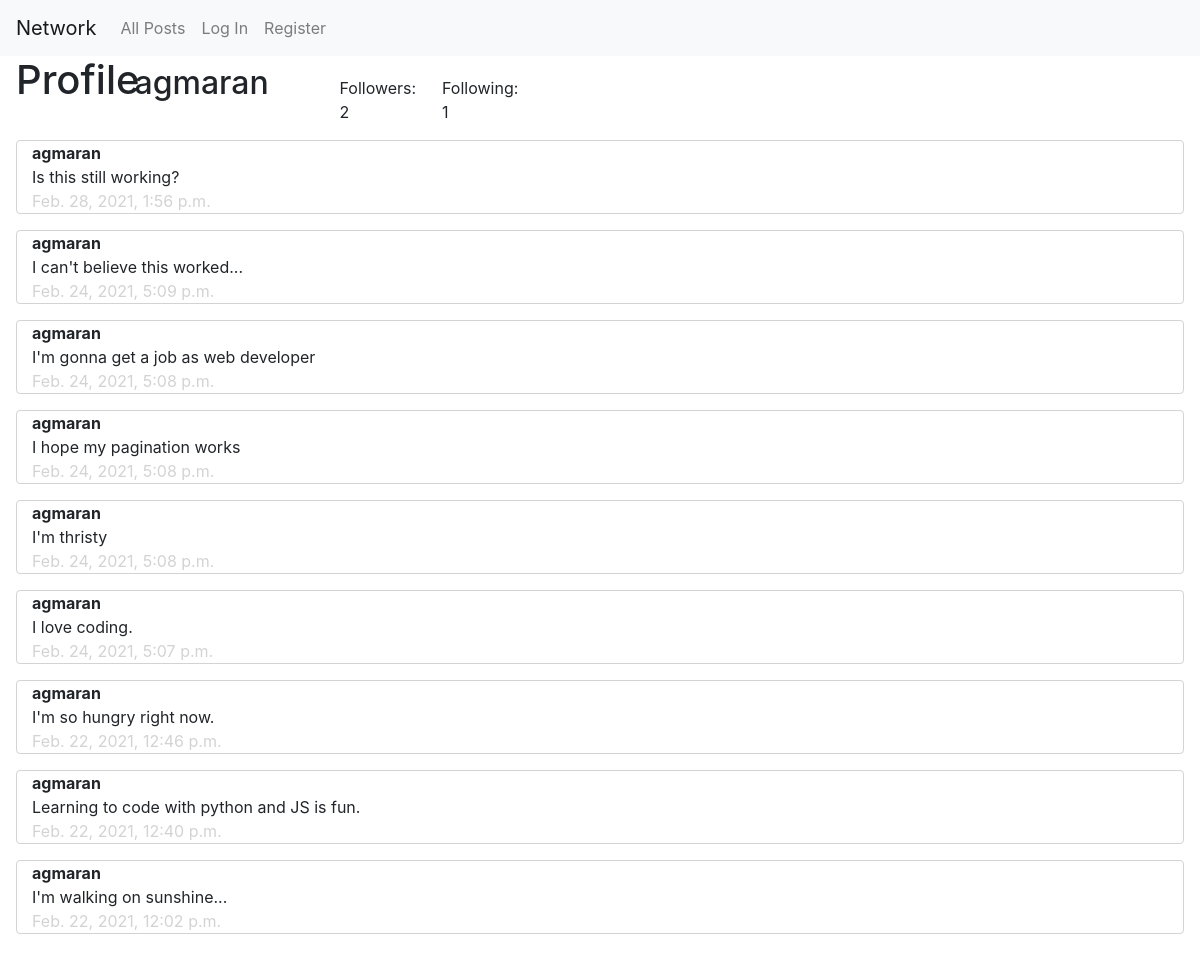
/1/agmaran/profile, run on an earlier commit of the app's database.
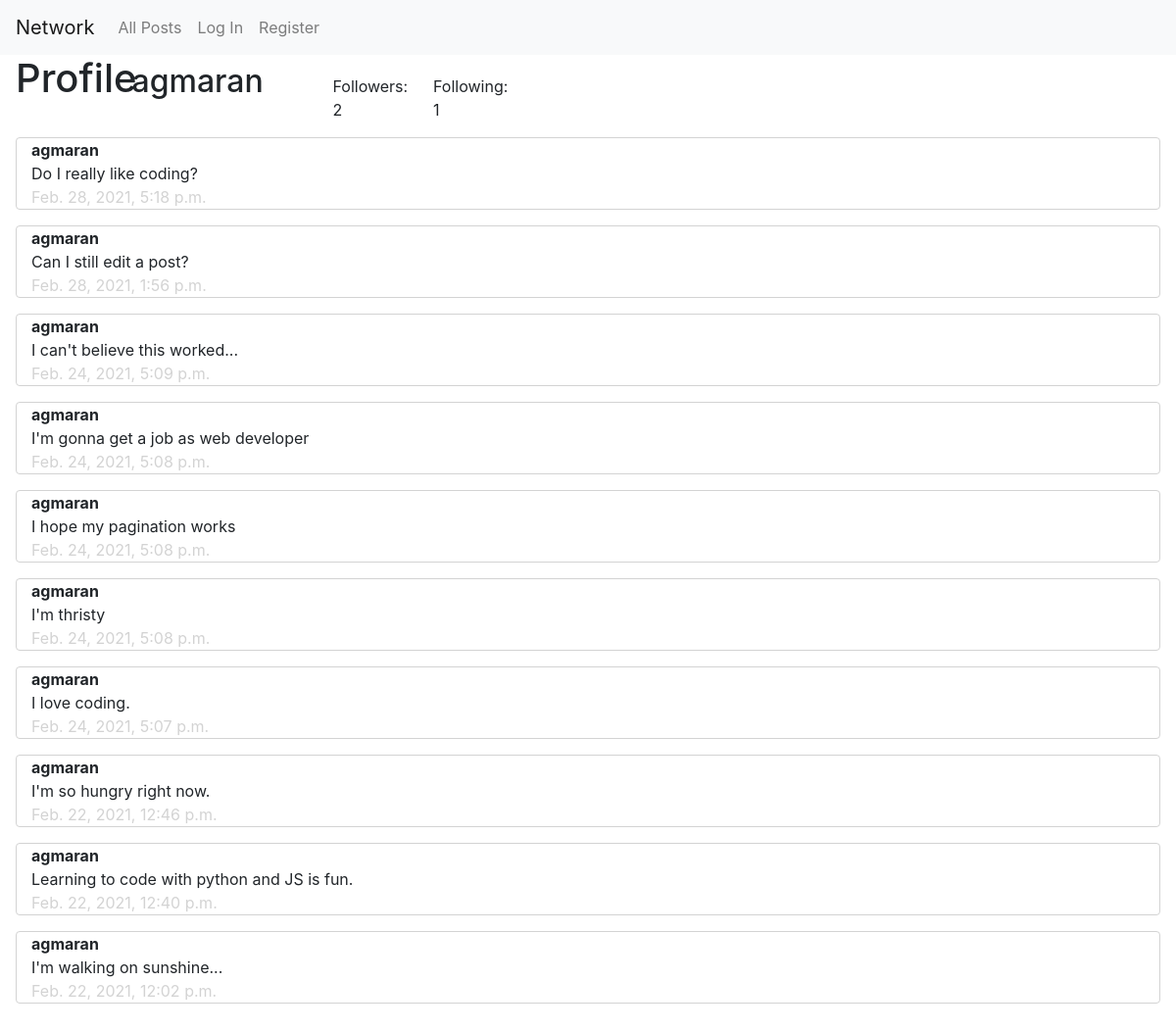
And on a later commit of the database.
### network/models.py (models this page shows, shortened)
class User(AbstractUser):
    pass

class Post(models.Model):
    poster = models.ForeignKey(
        User, on_delete=models.CASCADE, related_name="my_posts")
    content = models.TextField()
    timestamp = models.DateTimeField(auto_now_add=True)
    likes = models.ManyToManyField(
        User, related_name="liked_posts")

### network/views.py (the view)
# urls.py: path("<int:page_num>/<str:username>/profile", views.profile, name="profile"),
def profile(request, username, page_num):
    user = User.objects.get(username=username)
    followers = Follow.objects.filter(following=user)
    following = Follow.objects.filter(follower=user)
    button = "your_profile"
    if (request.user.is_authenticated):
        if (Follow.objects.filter(follower=request.user, following=user).count() == 1):
            button = "unfollow"
        elif request.user != user:
            button = "follow"
    else:
        button = "follow"
    posts = user.my_posts.all()
    posts = posts.order_by("-timestamp").all()
    post_paginator = Paginator(posts, 10)
    page = post_paginator.get_page(page_num)
    return render(request, "network/profile.html", {
        "user_profile": user,
        "followers": len(followers),
        "following": len(following),
        "page": page,
        "button": button
    })

### network/templates/network/profile.html (shortened to what this page needs)
{% extends "network/layout.html" %}
{% load static %}
{% block body %}
<div id="follow" class="row bottom">
    <h1 class="ml-3 mb-1 col-1">Profile</h1>
    <h2 class="ml-3 col-2">{{user_profile.username}}</h2>
    <div class="col-1" id="followers" data-followers={{followers}}>Followers: {{followers}}</div>
    <div class="col-1">Following: {{following}}</div>
</div>
<div id="my-posts">
    {% for post in page.object_list %}
    <div data-post={{post.id}} class="container col-12 post">
        <div class="username">{{post.poster}}</div>
        <div id="post{{post.id}}">{{post.content}}</div>
        <div class="timestamp">{{post.timestamp}}</div>
    </div>
    {% endfor %}
</div>
{% endblock %}

### network/templates/network/layout.html (shortened to what this page needs)
{% load static %}
<!DOCTYPE html>
<html lang="en">
<head>
    <link rel="stylesheet" href="https://stackpath.bootstrapcdn.com/bootstrap/4.4.1/css/bootstrap.min.css"
>
    <link rel="stylesheet" href="https://cdn.jsdelivr.net/npm/bootstrap-icons@1.4.0/font/bootstrap-icons.css">
    <link href="{% static 'network/styles.css' %}" rel="stylesheet">
</head>
<body>
    <nav class="navbar navbar-expand-lg navbar-light bg-light">
        <a class="navbar-brand" href="#">Network</a>
        <div>
            <ul class="navbar-nav mr-auto">
                <li class="nav-item">
                    <a class="nav-link" href="{% url 'index' %}">All Posts</a>
                </li>
                {% if user.is_authenticated %}
                <li class="nav-item">
                    <a class="nav-link" href="{% url 'following' 1 %}">Following</a>
                </li>
                <li class="nav-item">
                    <a class="nav-link" href="{% url 'logout' %}">Log Out</a>
                </li>
                {% else %}
                <li class="nav-item">
                    <a class="nav-link" href="{% url 'login' %}">Log In</a>
                </li>
                <li class="nav-item">
                    <a class="nav-link" href="{% url 'register' %}">Register</a>
                </li>
                {% endif %}
            </ul>
        </div>
    </nav>
    <div class="body">
        {% block body %}
        {% endblock %}
    </div>
</body>
</html>

### network/static/network/styles.css (style rules this page uses)
.container { border: 0.1rem; border-color: lightgray; border-style: solid; margin: 1rem; width: auto; border-radius: 4px; }
.timestamp { color: lightgray; }
.username { font-weight: bold; }
.bottom { align-items: baseline; }

What changed in the data, as far as the page shows it:
added Post: poster "agmaran", content "Do I really like coding?", timestamp "Feb. 28, 2021, 5:18 p.m."
changed Post: content "Is this still working?" → "Can I still edit a post?"
